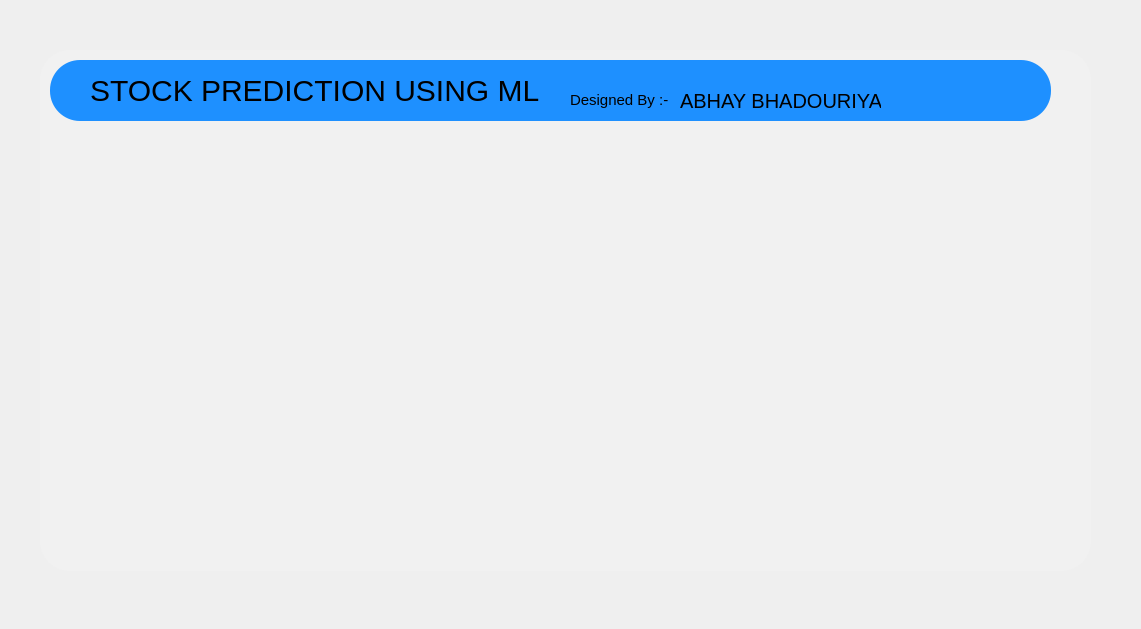
<?xml version="1.0" encoding="UTF-8"?>
<ui version="4.0">
 <class>Form</class>
 <widget class="QWidget" name="Form">
  <property name="geometry">
   <rect>
    <x>0</x>
    <y>0</y>
    <width>1141</width>
    <height>629</height>
   </rect>
  </property>
  <property name="windowTitle">
   <string>Form</string>
  </property>
  <property name="styleSheet">
   <string notr="true">#Form
{
background:url(:/newPrefix/bg1.jpg);
}
QFrame
{
background:#F1F1F1;
border-radius:30px;

}
#frame_2{
background:dodgerblue;
border-radius:30px;

}
#label{
background:dodgerblue;
font-size:30px;
}
#label_2{
background:dodgerblue;
font-size:15px;
}
#label_3{
background:dodgerblue;
font-size:20px;
}

QPushButton{
background:dodgerblue;
border-radius:30px;

}</string>
  </property>
  <widget class="QFrame" name="frame">
   <property name="geometry">
    <rect>
     <x>40</x>
     <y>50</y>
     <width>1051</width>
     <height>521</height>
    </rect>
   </property>
   <property name="frameShape">
    <enum>QFrame::StyledPanel</enum>
   </property>
   <property name="frameShadow">
    <enum>QFrame::Raised</enum>
   </property>
   <widget class="QFrame" name="frame_2">
    <property name="geometry">
     <rect>
      <x>10</x>
      <y>10</y>
      <width>1001</width>
      <height>61</height>
     </rect>
    </property>
    <property name="frameShape">
     <enum>QFrame::StyledPanel</enum>
    </property>
    <property name="frameShadow">
     <enum>QFrame::Raised</enum>
    </property>
    <widget class="QLabel" name="label">
     <property name="geometry">
      <rect>
       <x>40</x>
       <y>10</y>
       <width>561</width>
       <height>41</height>
      </rect>
     </property>
     <property name="text">
      <string>STOCK PREDICTION USING ML</string>
     </property>
    </widget>
    <widget class="QLabel" name="label_2">
     <property name="geometry">
      <rect>
       <x>520</x>
       <y>30</y>
       <width>151</width>
       <height>20</height>
      </rect>
     </property>
     <property name="text">
      <string>Designed By :-</string>
     </property>
    </widget>
    <widget class="QLabel" name="label_3">
     <property name="geometry">
      <rect>
       <x>630</x>
       <y>20</y>
       <width>201</width>
       <height>41</height>
      </rect>
     </property>
     <property name="text">
      <string>ABHAY BHADOURIYA</string>
     </property>
    </widget>
    <widget class="QPushButton" name="pushButton">
     <property name="geometry">
      <rect>
       <x>910</x>
       <y>0</y>
       <width>75</width>
       <height>61</height>
      </rect>
     </property>
     <property name="text">
      <string/>
     </property>
     <property name="icon">
      <iconset resource="C:/Users/ABHAY BHADOURIYA/Desktop/1.qrc">
       <normaloff>:/newPrefix/51970-back-arrow-circular-symbol.png</normaloff>:/newPrefix/51970-back-arrow-circular-symbol.png</iconset>
     </property>
     <property name="iconSize">
      <size>
       <width>50</width>
       <height>50</height>
      </size>
     </property>
    </widget>
   </widget>
  </widget>
 </widget>
 <resources>
  <include location="C:/Users/ABHAY BHADOURIYA/Desktop/1.qrc"/>
 </resources>
 <connections/>
</ui>
